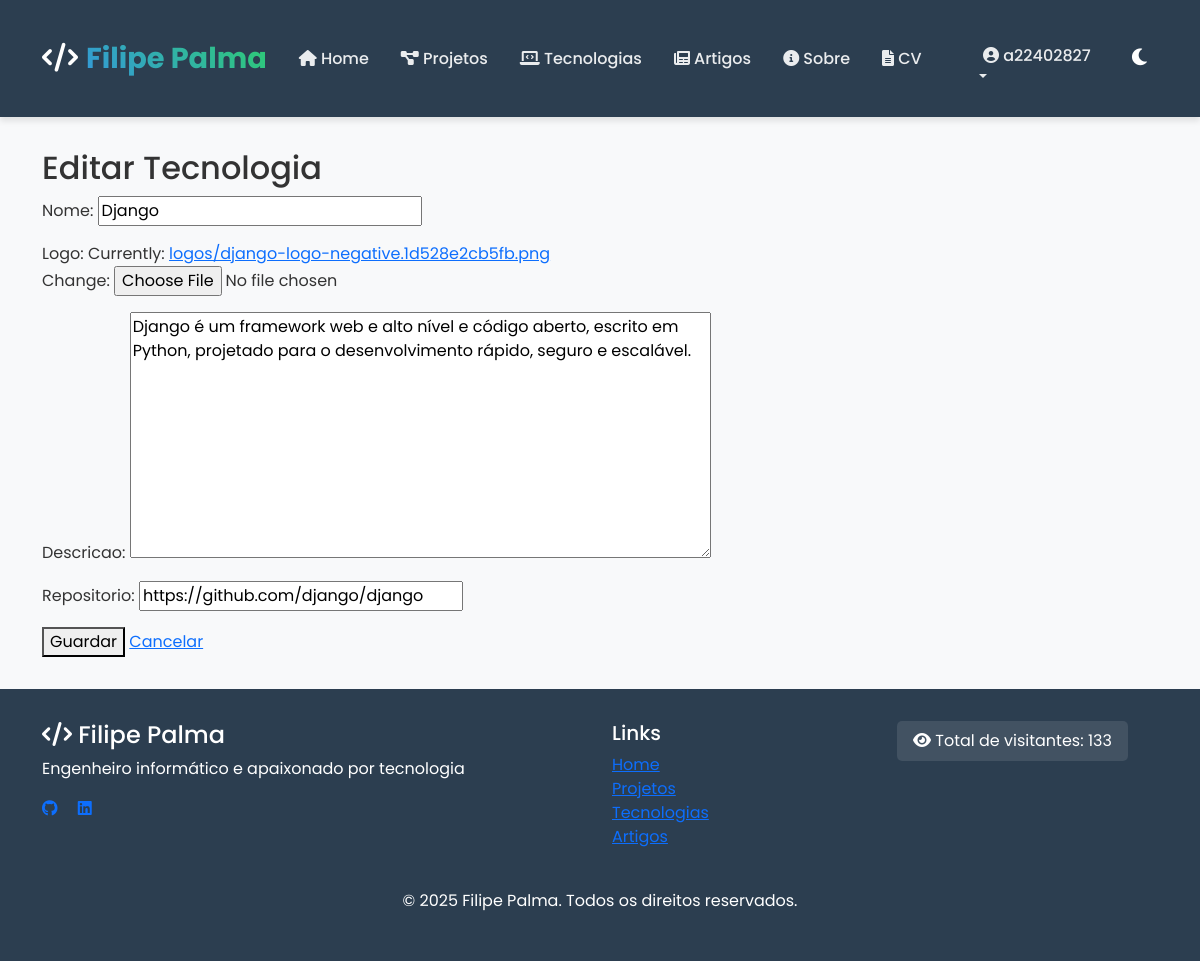
The app's page /portfolio/tecnologias/editar/1/ (signed in) with its own data.
### portfolio/models.py (models this page shows, shortened)
class Tecnologia(models.Model):
    nome = models.CharField(max_length=50)
    logo = models.ImageField(upload_to='logos/')
    descricao = models.TextField()
    repositorio = models.URLField(blank=True)

### portfolio/views.py (the view)
# urls.py: path('tecnologias/editar/<int:id>/', views.editar_tecnologia, name='editar_tecnologia'),
@login_required
@user_passes_test(is_gestor)
def editar_tecnologia(request, id):
    tech = get_object_or_404(Tecnologia, pk=id)
    form = TecnologiaForm(request.POST or None, request.FILES or None, instance=tech)
    if form.is_valid():
        form.save()
        messages.success(request, "Tecnologia atualizada com sucesso!")
        return redirect('portfolio:tecnologias')
    return render(request, 'portfolio/form_tecnologia.html', {'form': form, 'novo': False})

### portfolio/forms.py
class TecnologiaForm(forms.ModelForm):
    class Meta:
        model = Tecnologia
        fields = '__all__'

### portfolio/context_processors.py (called while the page is built)
def visitor_count(request):
    return {
        'visitor_count': Visitor.get_total_count()
    }

### portfolio/models.py (called while the page is built)
    @classmethod
    def get_total_count(cls):
        return cls.objects.count()

    @classmethod
    def get_or_create_visitor(cls, session_key):
        visitor, created = cls.objects.get_or_create(session_key=session_key)
        return visitor

### portfolio/views.py (called while the page is built)
def is_gestor(user):
    return user.is_superuser or user.groups.filter(name='Gestores').exists()

### portfolio/templates/portfolio/form_tecnologia.html (shortened to what this page needs)
{% extends "portfolio/base.html" %}
{% block content %}
  <h2>{% if novo %}Nova Tecnologia{% else %}Editar Tecnologia{% endif %}</h2>
  <form method="post" enctype="multipart/form-data">{% csrf_token %}
    {{ form.as_p }}
    <button type="submit">Guardar</button>
    <a href="{% url 'portfolio:tecnologias' %}">Cancelar</a>
  </form>
{% endblock %}

### portfolio/templates/portfolio/base.html (shortened to what this page needs)
<!DOCTYPE html>
<html lang="pt">
<head>
  <link href="https://cdn.jsdelivr.net/npm/bootstrap@5.3.0/dist/css/bootstrap.min.css" rel="stylesheet">
  <link rel="stylesheet" href="https://cdnjs.cloudflare.com/ajax/libs/font-awesome/6.0.0/css/all.min.css">
  <link href="https://cdn.jsdelivr.net/npm/aos@2.3.4/dist/aos.css" rel="stylesheet">
  <link href="/static/portfolio/css/style.css" rel="stylesheet">
</head>
<body>
  <header>
    <nav class="navbar navbar-expand-lg navbar-dark">
      <div class="container">
        <a class="navbar-brand" href="{% url 'portfolio:index' %}">
          <i class="fas fa-code"></i><span>Filipe Palma</span>
        </a>
        <div class="collapse navbar-collapse justify-content-between" id="navbarNav">
          <ul class="navbar-nav">
            <li class="nav-item">
              <a class="nav-link" href="{% url 'portfolio:index' %}"><i class="fas fa-home"></i> Home</a>
            </li>
            <li class="nav-item">
              <a class="nav-link" href="{% url 'portfolio:projetos' %}"><i class="fas fa-project-diagram"></i> Projetos</a>
            </li>
            <li class="nav-item">
              <a class="nav-link" href="{% url 'portfolio:tecnologias' %}"><i class="fas fa-laptop-code"></i> Tecnologias</a>
            </li>
            <li class="nav-item">
              <a class="nav-link" href="{% url 'artigos:artigo-list' %}"><i class="fas fa-newspaper"></i> Artigos</a>
            </li>
            <li class="nav-item">
              <a class="nav-link" href="{% url 'portfolio:apresentacao' %}"><i class="fas fa-info-circle"></i> Sobre</a>
            </li>
            <li class="nav-item">
              <a class="nav-link" href="{% url 'portfolio:cv' %}"><i class="fas fa-file-alt"></i> CV</a>
            </li>
          </ul>
          <ul class="navbar-nav">
            {% if user.is_authenticated %}
              <li class="nav-item dropdown">
                <a class="nav-link dropdown-toggle" href="#" id="userDropdown" role="button" data-bs-toggle="dropdown" aria-expanded="false">
                  <i class="fas fa-user-circle"></i> {{ user.username }}
                </a>
              </li>
            {% endif %}
            <li>
              <button id="theme-toggle" class="theme-toggle" title="Alternar tema">
                <i id="theme-toggle-icon" class="fas fa-moon"></i>
              </button>
            </li>
          </ul>
        </div>
      </div>
    </nav>
  </header>
  <main>
    <div class="container">
      {% block content %}{% endblock %}
    </div>
  </main>
  <footer>
    <div class="container">
      <div class="row gy-4">
        <div class="col-12 col-md-6">
          <h4><i class="fas fa-code"></i> Filipe Palma</h4>
          <p>Engenheiro informático e apaixonado por tecnologia</p>
          <div class="social-icons mt-3">
            <a href="https://github.com/filipe-palma" class="me-3"><i class="fab fa-github"></i></a>
            <a href="https://www.linkedin.com/in/filipe-palma/" class="me-3"><i class="fab fa-linkedin"></i></a>
          </div>
        </div>
        <div class="col-6 col-md-3">
          <h5>Links</h5>
          <ul class="list-unstyled">
            <li><a href="{% url 'portfolio:index' %}">Home</a></li>
            <li><a href="{% url 'portfolio:projetos' %}">Projetos</a></li>
            <li><a href="{% url 'portfolio:tecnologias' %}">Tecnologias</a></li>
            <li><a href="{% url 'artigos:artigo-list' %}">Artigos</a></li>
          </ul>
        </div>
        <div class="col-6 col-md-3">
          <div class="visitor-counter">
            <i class="fas fa-eye"></i> <span>Total de visitantes: {{ visitor_count }}</span>
          </div>
        </div>
      </div>
      <div class="row mt-4">
        <div class="col-12 text-center">
          <p>&copy; 2025 Filipe Palma. Todos os direitos reservados.</p>
        </div>
      </div>
    </div>
  </footer>
</body>
</html>

### static/portfolio/css/style.css (style rules this page uses)
:root { --primary-color: #3498db; --secondary-color: #2ecc71; --bg-color: #f8f9fa; --text-color: #333; --card-bg: #fff; --header-bg: #2c3e50; --footer-bg: #2c3e50; --border-color: #ddd; --hover-color: #e9ecef; --error-color: #dc3545; }
body { font-family: 'Poppins', sans-serif; background-color: var(--bg-color); color: var(--text-color); transition: all 0.3s ease-in-out; min-height: 100vh; display: flex; flex-direction: column; margin: 0; padding: 0; overflow-x: hidden; }
header { background-color: var(--header-bg); color: #fff; padding: 1.5rem 0; box-shadow: 0 4px 6px rgba(0, 0, 0, 0.1); }
.navbar { padding: 0.5rem 1rem; }
.navbar-brand { font-weight: 700; font-size: 1.8rem; color: #fff !important; display: flex; align-items: center; }
.navbar-brand span { background: linear-gradient(45deg, var(--primary-color), var(--secondary-color)); -webkit-background-clip: text; background-clip: text; color: transparent; margin-left: 0.5rem; }
.nav-link { color: rgba(255, 255, 255, 0.9) !important; font-weight: 500; margin: 0 0.5rem; position: relative; transition: color 0.3s; }
.nav-link::after { content: ''; position: absolute; width: 0; height: 2px; bottom: -2px; left: 0; background: linear-gradient(to right, var(--primary-color), var(--secondary-color)); transition: width 0.3s ease; }
main { flex: 1; padding: 2rem 0; }
footer { background-color: var(--footer-bg); color: #fff; padding: 2rem 0; margin-top: auto; }
.theme-toggle { background: none; border: none; color: #fff; cursor: pointer; font-size: 1.2rem; padding: 0.5rem; margin-left: 1rem; }
.visitor-counter { background-color: rgba(255, 255, 255, 0.1); padding: 0.5rem 1rem; border-radius: 5px; display: inline-block; }

### records on screen
Tecnologia: nome "Django", descricao "Django é um framework web e alto nível e código aberto, escrito em Python, projetado para o desenvolvimento rápido, seguro e escalável.", repositorio "https://github.com/django/django"

### other values on screen
{{ user.username }} "a22402827"
{{ visitor_count }} "133"
